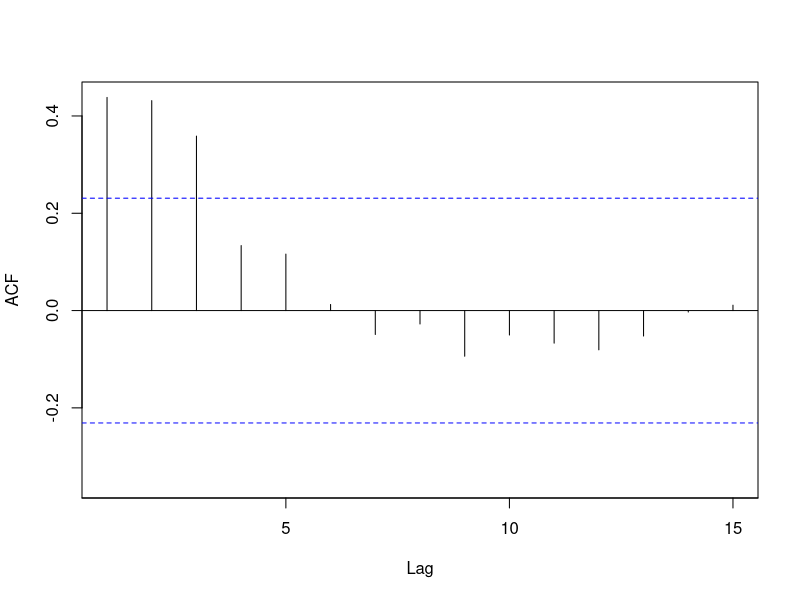
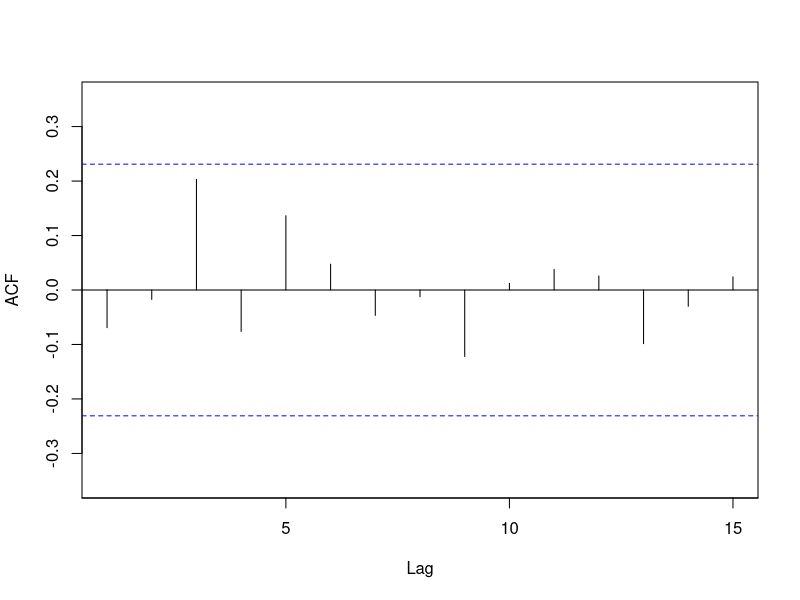
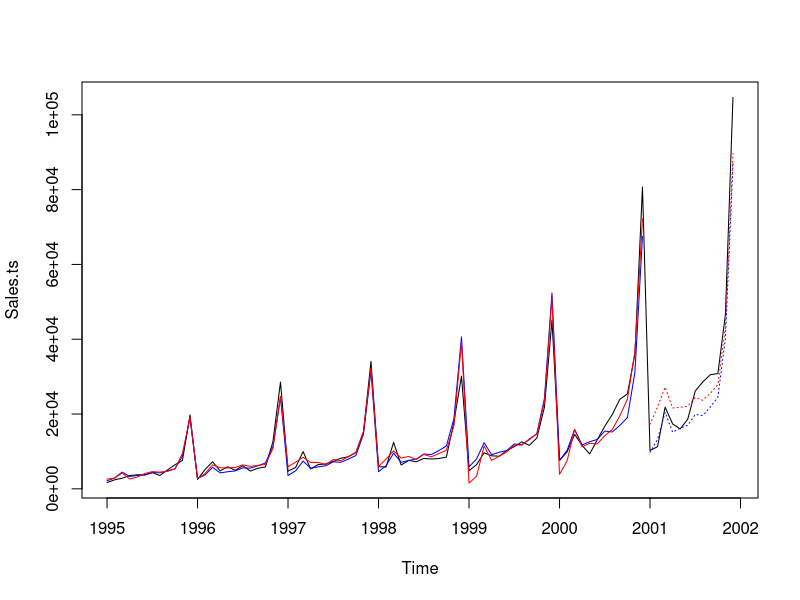

Source code (R) for these figures, in order:
#library
library(readr)
library(forecast)
library(ggplot2)
# Read data
SouvenirSales <- read_csv("SouvenirSales.csv")
#define object
Sales.ts<-ts(SouvenirSales$Sales,start = c(1995,1),frequency=12)
nvalid=12
ntrain=length(Sales.ts)-nvalid
train.ts=window(Sales.ts,start=c(1995,1),end=c(1995,ntrain))
valid.ts=window(Sales.ts,start=c(1995,ntrain+1),end=c(1995,ntrain+nvalid))

## model:forecast:linear trend and monthly predictors
train.lm <- tslm(train.ts ~ trend + season,lambda = 0)
# train forecast
train.lm.pred<-forecast(train.lm,h=12)
forecast(train.lm,h=1)

# sale forecast
forecast.lm<-tslm(Sales.ts ~ trend + season,lambda = 0)
forecast.lm.pred<-forecast(forecast.lm,h=12)
forecast(forecast.lm,h=2)

trainF<-train.lm.pred$fitted
trainE<-train.ts-trainF
validF<-train.lm.pred$mean
validE<-valid.ts-train.lm.pred$mean
train.ts
(1-1/exp(train.lm.pred$residuals))*train.ts
trainE

ForecastF<-forecast.lm.pred$mean
ForecastE<-Sales.ts-forecast.lm.pred$fitted
##ARIMA for residuals
# ACF for lag 15
Acf(trainE,lag.max = 15, main='')

# ARIMA for error lag-2 train.ts
train.lm.res.arima=Arima(trainE,order = c(2,0,0))

summary(train.lm.res.arima)
Acf(train.lm.res.arima$residuals,lag.max = 15, main='')

# ARIMA for error lag-2 forecast.ts
forecast.lm.res.arima=Arima(ForecastE,order = c(2,0,0))
# forecast
train.lm.res.arima.pred<-forecast(train.lm.res.arima,h=12)
forecast.lm.res.arima.pred<-forecast(forecast.lm.res.arima,h=12)

## model + Arima
trainF_A<-trainF+train.lm.res.arima.pred$fitted
ValidF_A<-validF+train.lm.res.arima.pred$mean
ForecastF_A<-ForecastF+forecast.lm.res.arima.pred$mean
ValidF_A
ForecastF_A
## Performance 
accuracy(valid.ts,validF)
accuracy(valid.ts,ValidF_A)
#perf chart Forecast 
plot(Sales.ts)
lines(trainF,col='blue')
lines(validF,col='blue',lty=3)
lines(trainF_A,col='red')
lines(ValidF_A,col='red',lty=3)

